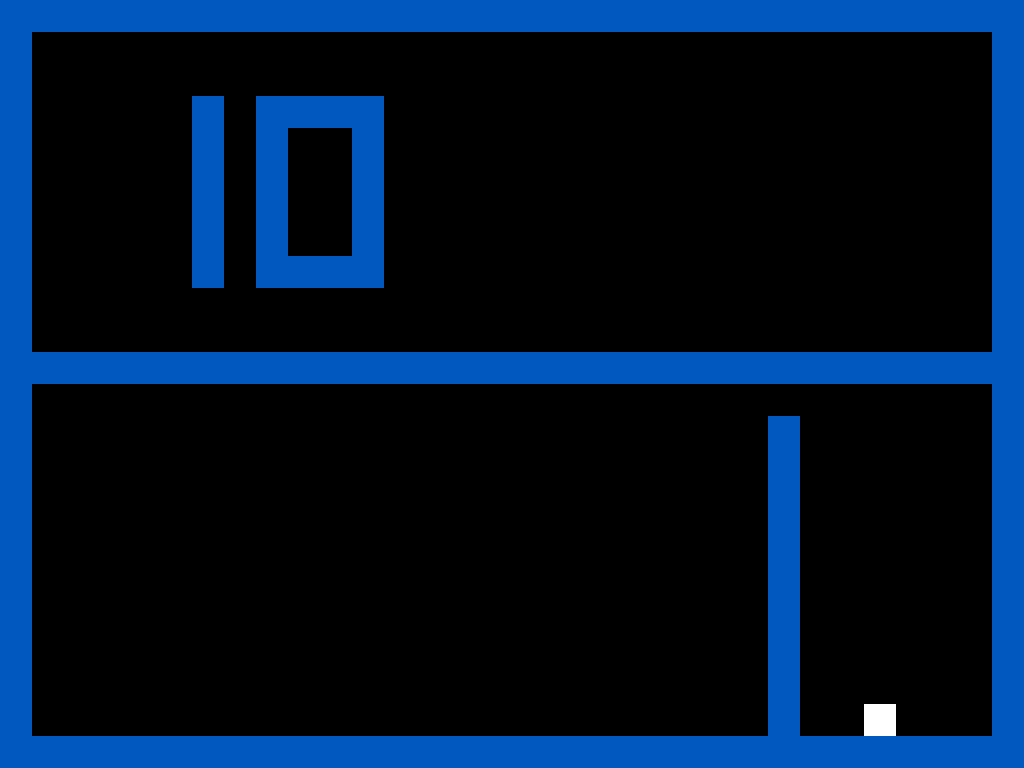

A level layout from a 2D game, rendered from its tile map. Below: a short description, then the map file with tile-grid data replaced by summaries:
An orthogonal 32x24 tile map with 32x32 px tiles, 1 tile layer (Tiles) and 9 objects (6x solid, player, magnet, end).

<map version="2017.05.26" orientation="orthogonal" renderorder="right-down" width="32" height="24" tilewidth="32" tileheight="32" nextobjectid="11">
 <tileset firstgid="1" source="tileset.tsx" />
 <layer name="Tiles" width="32" height="24">
  <data>[768 cells, 171 non-empty, 2 distinct tile ids]</data>
 </layer>
 <objectgroup name="Objects">
  <object id="1" name="solid" x="0" y="0" width="1024" height="32" />
  <object id="2" name="solid" x="0" y="352" width="1024" height="32" />
  <object id="3" name="solid" x="0" y="736" width="1024" height="32" />
  <object id="5" name="solid" x="0" y="32" width="32" height="704" />
  <object id="6" name="solid" x="992" y="32" width="32" height="704" />
  <object id="7" name="player" x="96" y="672" width="32" height="32" />
  <object id="8" name="magnet" x="480" y="640" width="32" height="32" />
  <object id="9" name="end" x="864" y="704" width="32" height="32" />
  <object id="10" name="solid" x="768" y="418" width="32" height="318" />
 </objectgroup>
</map>